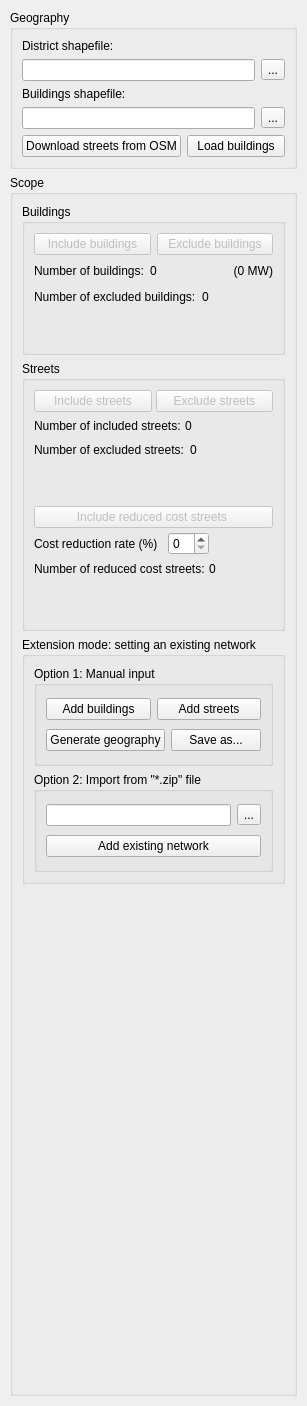
          <widget class="QWidget" name="geography_tab">
           <attribute name="title">
            <string>1. Geography</string>
           </attribute>
           <layout class="QGridLayout" name="gridLayout_2">
            <property name="leftMargin">
             <number>1</number>
            </property>
            <property name="topMargin">
             <number>1</number>
            </property>
            <property name="rightMargin">
             <number>1</number>
            </property>
            <property name="bottomMargin">
             <number>1</number>
            </property>
            <item row="0" column="0">
             <widget class="QWidget" name="widget" native="true">
              <layout class="QGridLayout" name="gridLayout_20">
               <item row="0" column="0">
                <widget class="QGroupBox" name="geography_group">
                 <property name="title">
                  <string>Geography</string>
                 </property>
                 <layout class="QGridLayout" name="gridLayout_8">
                  <item row="0" column="0">
                   <layout class="QVBoxLayout" name="verticalLayout_8">
                    <item>
                     <widget class="QLabel" name="label_buildingsShapefile_2">
                      <property name="toolTip">
                       <string>&lt;html&gt;&lt;head/&gt;&lt;body&gt;&lt;p&gt;A shapefile containing a polygon describing the study area. This polygon will be used to retrieve streets from OpenStreetMap. &lt;/p&gt;&lt;/body&gt;&lt;/html&gt;</string>
                      </property>
                      <property name="text">
                       <string>District shapefile:</string>
                      </property>
                     </widget>
                    </item>
                    <item>
                     <layout class="QHBoxLayout" name="horizontalLayout_11">
                      <item>
                       <widget class="QLineEdit" name="lineEdit_districtShapefile"/>
                      </item>
                      <item>
                       <widget class="QToolButton" name="toolButton_districtShapeFile">
                        <property name="text">
                         <string>...</string>
                        </property>
                       </widget>
                      </item>
                     </layout>
                    </item>
                    <item>
                     <widget class="QLabel" name="label_buildingsShapefile">
                      <property name="text">
                       <string>Buildings shapefile:</string>
                      </property>
                     </widget>
                    </item>
                    <item>
                     <layout class="QHBoxLayout" name="horizontalLayout_15">
                      <item>
                       <widget class="QLineEdit" name="lineEdit_buildingsShapefile">
                        <property name="toolTip">
                         <string>&lt;html&gt;&lt;head/&gt;&lt;body&gt;&lt;p&gt;Shapefile containing shapes of the buildings and their associated consumptions. &lt;/p&gt;&lt;/body&gt;&lt;/html&gt;</string>
                        </property>
                       </widget>
                      </item>
                      <item>
                       <widget class="QToolButton" name="toolButton_buildingsShapefile">
                        <property name="text">
                         <string>...</string>
                        </property>
                       </widget>
                      </item>
                     </layout>
                    </item>
                    <item>
                     <layout class="QHBoxLayout" name="horizontalLayout_20">
                      <item>
                       <widget class="QPushButton" name="download_street_button">
                        <property name="text">
                         <string>Download streets from OSM</string>
                        </property>
                        <property name="icon">
                         <iconset resource="resources.qrc">
                          <normaloff>:/plugins/dhcoptimizer_planheat/ui/icons/download-outline.png</normaloff>:/plugins/dhcoptimizer_planheat/ui/icons/download-outline.png</iconset>
                        </property>
                       </widget>
                      </item>
                      <item>
                       <widget class="QPushButton" name="show_buildings_button">
                        <property name="text">
                         <string>Load buildings</string>
                        </property>
                        <property name="icon">
                         <iconset resource="resources.qrc">
                          <normaloff>:/plugins/dhcoptimizer_planheat/ui/icons/download-outline.png</normaloff>:/plugins/dhcoptimizer_planheat/ui/icons/download-outline.png</iconset>
                        </property>
                       </widget>
                      </item>
                     </layout>
                    </item>
                   </layout>
                  </item>
                 </layout>
                </widget>
               </item>
               <item row="1" column="0">
                <widget class="QGroupBox" name="scope_groupBox">
                 <property name="title">
                  <string>Scope</string>
                 </property>
                 <layout class="QVBoxLayout" name="verticalLayout_5">
                  <item>
                   <widget class="QGroupBox" name="buildings_groupBox">
                    <property name="title">
                     <string>Buildings</string>
                    </property>
                    <layout class="QGridLayout" name="gridLayout_6">
                     <property name="bottomMargin">
                      <number>5</number>
                     </property>
                     <item row="0" column="0">
                      <layout class="QVBoxLayout" name="verticalLayout_4">
                       <item>
                        <layout class="QHBoxLayout" name="horizontalLayout_12">
                         <item>
                          <widget class="QPushButton" name="include_buildings_button">
                           <property name="enabled">
                            <bool>false</bool>
                           </property>
                           <property name="text">
                            <string>Include buildings</string>
                           </property>
                           <property name="icon">
                            <iconset resource="resources.qrc">
                             <normaloff>:/plugins/dhcoptimizer_planheat/ui/icons/plus-outline.png</normaloff>:/plugins/dhcoptimizer_planheat/ui/icons/plus-outline.png</iconset>
                           </property>
                          </widget>
                         </item>
                         <item>
                          <widget class="QPushButton" name="exclude_buildings_button">
                           <property name="enabled">
                            <bool>false</bool>
                           </property>
                           <property name="text">
                            <string>Exclude buildings</string>
                           </property>
                           <property name="icon">
                            <iconset resource="resources.qrc">
                             <normaloff>:/plugins/dhcoptimizer_planheat/ui/icons/minus-outline.png</normaloff>:/plugins/dhcoptimizer_planheat/ui/icons/minus-outline.png</iconset>
                           </property>
                          </widget>
                         </item>
                        </layout>
                       </item>
                       <item>
                        <layout class="QHBoxLayout" name="horizontalLayout_3">
                         <item>
                          <widget class="QLabel" name="nb_buildings_label">
                           <property name="text">
                            <string>Number of buildings:</string>
                           </property>
                          </widget>
                         </item>
                         <item>
                          <widget class="QLabel" name="nb_buildings_int_label">
                           <property name="text">
                            <string>0</string>
                           </property>
                          </widget>
                         </item>
                         <item>
                          <spacer name="horizontalSpacer_12">
                           <property name="orientation">
                            <enum>Qt::Horizontal</enum>
                           </property>
                           <property name="sizeHint" stdset="0">
                            <size>
                             <width>1</width>
                             <height>20</height>
                            </size>
                           </property>
                          </spacer>
                         </item>
                         <item>
                          <widget class="QLabel" name="buildings_consumption_label">
                           <property name="text">
                            <string>&lt;html&gt;&lt;head/&gt;&lt;body&gt;&lt;p align=&quot;right&quot;&gt;(0 MW)&lt;/p&gt;&lt;/body&gt;&lt;/html&gt;</string>
                           </property>
                          </widget>
                         </item>
                        </layout>
                       </item>
                       <item>
                        <layout class="QHBoxLayout" name="horizontalLayout_4">
                         <item>
                          <widget class="QLabel" name="nb_excluded_buildings_label">
                           <property name="text">
                            <string>Number of excluded buildings:</string>
                           </property>
                          </widget>
                         </item>
                         <item>
                          <widget class="QLabel" name="nb_excluded_buildings_int_label">
                           <property name="text">
                            <string>0</string>
                           </property>
                          </widget>
                         </item>
                         <item>
                          <spacer name="horizontalSpacer_15">
                           <property name="orientation">
                            <enum>Qt::Horizontal</enum>
                           </property>
                           <property name="sizeHint" stdset="0">
                            <size>
                             <width>40</width>
                             <height>20</height>
                            </size>
                           </property>
                          </spacer>
                         </item>
                        </layout>
                       </item>
                       <item>
                        <spacer name="verticalSpacer_4">
                         <property name="orientation">
                          <enum>Qt::Vertical</enum>
                         </property>
                         <property name="sizeHint" stdset="0">
                          <size>
                           <width>20</width>
                           <height>40</height>
                          </size>
                         </property>
                        </spacer>
                       </item>
                      </layout>
                     </item>
                    </layout>
                   </widget>
                  </item>
                  <item>
                   <widget class="QGroupBox" name="streets_groupBox">
                    <property name="title">
                     <string>Streets</string>
                    </property>
                    <layout class="QGridLayout" name="gridLayout_7">
                     <item row="0" column="0" rowspan="2">
                      <layout class="QVBoxLayout" name="verticalLayout_6">
                       <property name="spacing">
                        <number>6</number>
                       </property>
                       <item>
                        <layout class="QVBoxLayout" name="verticalLayout_7">
                         <property name="spacing">
                          <number>4</number>
                         </property>
                         <item>
                          <layout class="QHBoxLayout" name="horizontalLayout_39">
                           <item>
                            <widget class="QPushButton" name="include_streets_button">
                             <property name="enabled">
                              <bool>false</bool>
                             </property>
                             <property name="text">
                              <string>Include streets</string>
                             </property>
                             <property name="icon">
                              <iconset resource="resources.qrc">
                               <normaloff>:/plugins/dhcoptimizer_planheat/ui/icons/plus-outline.png</normaloff>:/plugins/dhcoptimizer_planheat/ui/icons/plus-outline.png</iconset>
                             </property>
                            </widget>
                           </item>
                           <item>
                            <widget class="QPushButton" name="exclude_streets_button">
                             <property name="enabled">
                              <bool>false</bool>
                             </property>
                             <property name="text">
                              <string>Exclude streets</string>
                             </property>
                             <property name="icon">
                              <iconset resource="resources.qrc">
                               <normaloff>:/plugins/dhcoptimizer_planheat/ui/icons/minus-outline.png</normaloff>:/plugins/dhcoptimizer_planheat/ui/icons/minus-outline.png</iconset>
                             </property>
                            </widget>
                           </item>
                          </layout>
                         </item>
                         <item>
                          <layout class="QHBoxLayout" name="horizontalLayout_6">
                           <property name="sizeConstraint">
                            <enum>QLayout::SetDefaultConstraint</enum>
                           </property>
                           <item>
                            <widget class="QLabel" name="nb_streets_label">
                             <property name="text">
                              <string>Number of included streets:</string>
                             </property>
                            </widget>
                           </item>
                           <item>
                            <widget class="QLabel" name="nb_streets_int_label">
                             <property name="text">
                              <string>0</string>
                             </property>
                            </widget>
                           </item>
                           <item>
                            <spacer name="horizontalSpacer_17">
                             <property name="orientation">
                              <enum>Qt::Horizontal</enum>
                             </property>
                             <property name="sizeHint" stdset="0">
                              <size>
                               <width>40</width>
                               <height>20</height>
                              </size>
                             </property>
                            </spacer>
                           </item>
                          </layout>
                         </item>
                         <item>
                          <layout class="QHBoxLayout" name="horizontalLayout_7">
                           <property name="spacing">
                            <number>6</number>
                           </property>
                           <property name="sizeConstraint">
                            <enum>QLayout::SetDefaultConstraint</enum>
                           </property>
                           <item>
                            <widget class="QLabel" name="nb_excluded_streets_label">
                             <property name="text">
                              <string>Number of excluded streets:</string>
                             </property>
                            </widget>
                           </item>
                           <item>
                            <widget class="QLabel" name="nb_excluded_streets_int_label">
                             <property name="text">
                              <string>0</string>
                             </property>
                            </widget>
                           </item>
                           <item>
                            <spacer name="horizontalSpacer_25">
                             <property name="orientation">
                              <enum>Qt::Horizontal</enum>
                             </property>
                             <property name="sizeHint" stdset="0">
                              <size>
                               <width>40</width>
                               <height>20</height>
                              </size>
                             </property>
                            </spacer>
                           </item>
                          </layout>
                         </item>
                        </layout>
                       </item>
                       <item>
                        <spacer name="verticalSpacer_5">
                         <property name="orientation">
                          <enum>Qt::Vertical</enum>
                         </property>
                         <property name="sizeHint" stdset="0">
                          <size>
                           <width>20</width>
                           <height>40</height>
                          </size>
                         </property>
                        </spacer>
                       </item>
                       <item>
                        <layout class="QVBoxLayout" name="verticalLayout_2">
                         <property name="spacing">
                          <number>4</number>
                         </property>
                         <item>
                          <widget class="QPushButton" name="leastcost_streets_button">
                           <property name="enabled">
                            <bool>false</bool>
                           </property>
                           <property name="toolTip">
                            <string>&lt;html&gt;&lt;head/&gt;&lt;body&gt;&lt;p&gt;Reduced cost streets represents streets that have a lower cost. It can be used to model several situations : public work opportunity, ease of operation, etc. The street cost (proportionnal to the length of the street) will be reduced by the given percentage (e.g. -30%).&lt;/p&gt;&lt;p&gt;&lt;br/&gt;&lt;/p&gt;&lt;/body&gt;&lt;/html&gt;</string>
                           </property>
                           <property name="text">
                            <string>Include reduced cost streets </string>
                           </property>
                           <property name="icon">
                            <iconset>
                             <normaloff>icons/plus-outline.png</normaloff>icons/plus-outline.png</iconset>
                           </property>
                          </widget>
                         </item>
                         <item>
                          <layout class="QHBoxLayout" name="horizontalLayout">
                           <property name="spacing">
                            <number>10</number>
                           </property>
                           <item>
                            <widget class="QLabel" name="label_rate_leastcost">
                             <property name="text">
                              <string>Cost reduction rate (%)</string>
                             </property>
                            </widget>
                           </item>
                           <item>
                            <widget class="QSpinBox" name="spinBox_leastcost_coef"/>
                           </item>
                           <item>
                            <spacer name="horizontalSpacer_8">
                             <property name="orientation">
                              <enum>Qt::Horizontal</enum>
                             </property>
                             <property name="sizeHint" stdset="0">
                              <size>
                               <width>40</width>
                               <height>20</height>
                              </size>
                             </property>
                            </spacer>
                           </item>
                          </layout>
                         </item>
                         <item>
                          <layout class="QHBoxLayout" name="horizontalLayout_10">
                           <item>
                            <widget class="QLabel" name="nb_leastcost_streets_label">
                             <property name="text">
                              <string>Number of reduced cost streets:</string>
                             </property>
                            </widget>
                           </item>
                           <item>
                            <widget class="QLabel" name="nb_leastcost_streets_int_label">
                             <property name="text">
                              <string>0</string>
                             </property>
                            </widget>
                           </item>
                           <item>
                            <spacer name="horizontalSpacer_18">
                             <property name="orientation">
                              <enum>Qt::Horizontal</enum>
                             </property>
                             <property name="sizeHint" stdset="0">
                              <size>
                               <width>40</width>
                               <height>20</height>
                              </size>
                             </property>
                            </spacer>
                           </item>
                          </layout>
                         </item>
                        </layout>
                       </item>
                       <item>
                        <spacer name="verticalSpacer_3">
                         <property name="orientation">
                          <enum>Qt::Vertical</enum>
                         </property>
                         <property name="sizeHint" stdset="0">
                          <size>
                           <width>20</width>
                           <height>40</height>
                          </size>
                         </property>
                        </spacer>
                       </item>
                      </layout>
                     </item>
                    </layout>
                   </widget>
                  </item>
                  <item>
                   <widget class="QgsCollapsibleGroupBox" name="Extension_mGroupBox">
                    <property name="enabled">
                     <bool>true</bool>
                    </property>
                    <property name="minimumSize">
                     <size>
                      <width>0</width>
                      <height>0</height>
                     </size>
                    </property>
                    <property name="toolTip">
                     <string>&lt;html&gt;&lt;head/&gt;&lt;body&gt;&lt;p&gt;If a DHC network already exists, the optimizer can take into account the existing facilities by selecting streets and buildings considered as already existing. Buildings and streets layers have to be defined to access the controls.&lt;/p&gt;&lt;/body&gt;&lt;/html&gt;</string>
                    </property>
                    <property name="title">
                     <string>Extension mode: setting an existing network</string>
                    </property>
                    <property name="collapsed">
                     <bool>false</bool>
                    </property>
                    <property name="scrollOnExpand">
                     <bool>true</bool>
                    </property>
                    <property name="saveCollapsedState">
                     <bool>false</bool>
                    </property>
                    <layout class="QVBoxLayout" name="verticalLayout_13">
                     <item>
                      <layout class="QVBoxLayout" name="extension_mode_layout">
                       <property name="sizeConstraint">
                        <enum>QLayout::SetDefaultConstraint</enum>
                       </property>
                       <item>
                        <widget class="QGroupBox" name="manual_input_extension_group">
                         <property name="enabled">
                          <bool>true</bool>
                         </property>
                         <property name="minimumSize">
                          <size>
                           <width>0</width>
                           <height>100</height>
                          </size>
                         </property>
                         <property name="title">
                          <string>Option 1: Manual input</string>
                         </property>
                         <layout class="QHBoxLayout" name="horizontalLayout_2">
                          <item>
                           <layout class="QVBoxLayout" name="verticalLayout_10">
                            <item>
                             <layout class="QHBoxLayout" name="horizontalLayout_37">
                              <item>
                               <widget class="QPushButton" name="add_old_buildings_button">
                                <property name="enabled">
                                 <bool>true</bool>
                                </property>
                                <property name="text">
                                 <string>Add buildings</string>
                                </property>
                               </widget>
                              </item>
                              <item>
                               <widget class="QPushButton" name="add_old_streets_button">
                                <property name="enabled">
                                 <bool>true</bool>
                                </property>
                                <property name="text">
                                 <string>Add streets</string>
                                </property>
                               </widget>
                              </item>
                             </layout>
                            </item>
                            <item>
                             <layout class="QHBoxLayout" name="horizontalLayout_21">
                              <item>
                               <widget class="QPushButton" name="generate_existing_network_button">
                                <property name="enabled">
                                 <bool>true</bool>
                                </property>
                                <property name="text">
                                 <string>Generate geography</string>
                                </property>
                               </widget>
                              </item>
                              <item>
                               <widget class="QPushButton" name="save_existing_network_button">
                                <property name="text">
                                 <string>Save as...</string>
                                </property>
                               </widget>
                              </item>
                             </layout>
                            </item>
                           </layout>
                          </item>
                         </layout>
                        </widget>
                       </item>
                       <item>
                        <widget class="QGroupBox" name="shapefile_input_extension_group">
                         <property name="enabled">
                          <bool>true</bool>
                         </property>
                         <property name="minimumSize">
                          <size>
                           <width>0</width>
                           <height>100</height>
                          </size>
                         </property>
                         <property name="title">
                          <string>Option 2: Import from &quot;*.zip&quot; file</string>
                         </property>
                         <layout class="QHBoxLayout" name="horizontalLayout_9">
                          <item>
                           <layout class="QVBoxLayout" name="verticalLayout_12">
                            <item>
                             <layout class="QHBoxLayout" name="horizontalLayout_41">
                              <item>
                               <widget class="QLineEdit" name="lineEdit_existingNetworkShapefile">
                                <property name="enabled">
                                 <bool>true</bool>
                                </property>
                               </widget>
                              </item>
                              <item>
                               <widget class="QToolButton" name="toolButton_existingNetworkShapefile">
                                <property name="toolTip">
                                 <string>&lt;html&gt;&lt;head/&gt;&lt;body&gt;&lt;p&gt;Select path to folder containing&lt;/p&gt;&lt;p&gt;- 'edges' folder (containing the shapefile)&lt;/p&gt;&lt;p&gt;- data_nodes.csv&lt;/p&gt;&lt;/body&gt;&lt;/html&gt;</string>
                                </property>
                                <property name="text">
                                 <string>...</string>
                                </property>
                               </widget>
                              </item>
                             </layout>
                            </item>
                            <item>
                             <layout class="QHBoxLayout" name="horizontalLayout_22">
                              <item>
                               <widget class="QPushButton" name="add_existing_network_button">
                                <property name="enabled">
                                 <bool>true</bool>
                                </property>
                                <property name="text">
                                 <string>Add existing network</string>
                                </property>
                               </widget>
                              </item>
                             </layout>
                            </item>
                           </layout>
                          </item>
                         </layout>
                        </widget>
                       </item>
                      </layout>
                     </item>
                    </layout>
                   </widget>
                  </item>
                  <item>
                   <spacer name="verticalSpacer_6">
                    <property name="orientation">
                     <enum>Qt::Vertical</enum>
                    </property>
                    <property name="sizeHint" stdset="0">
                     <size>
                      <width>20</width>
                      <height>500</height>
                     </size>
                    </property>
                   </spacer>
                  </item>
                 </layout>
                 <zorder>streets_groupBox</zorder>
                 <zorder>buildings_groupBox</zorder>
                 <zorder>Extension_mGroupBox</zorder>
                 <zorder>verticalSpacer_6</zorder>
                </widget>
               </item>
              </layout>
             </widget>
            </item>
           </layout>
          </widget>
